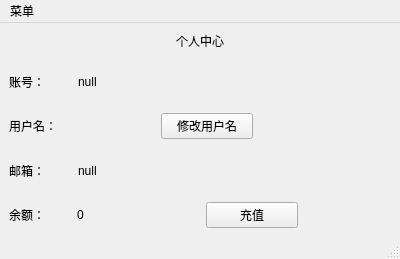
<?xml version="1.0" encoding="UTF-8"?>
<ui version="4.0">
 <class>personcentral</class>
 <widget class="QMainWindow" name="personcentral">
  <property name="geometry">
   <rect>
    <x>0</x>
    <y>0</y>
    <width>400</width>
    <height>259</height>
   </rect>
  </property>
  <property name="windowTitle">
   <string>MainWindow</string>
  </property>
  <widget class="QWidget" name="centralwidget">
   <layout class="QVBoxLayout" name="verticalLayout">
    <item>
     <widget class="QLabel" name="label">
      <property name="sizePolicy">
       <sizepolicy hsizetype="Preferred" vsizetype="Fixed">
        <horstretch>0</horstretch>
        <verstretch>0</verstretch>
       </sizepolicy>
      </property>
      <property name="text">
       <string>个人中心</string>
      </property>
      <property name="alignment">
       <set>Qt::AlignCenter</set>
      </property>
     </widget>
    </item>
    <item>
     <layout class="QHBoxLayout" name="horizontalLayout" stretch="1,2,3">
      <item>
       <widget class="QLabel" name="label_2">
        <property name="text">
         <string>账号：</string>
        </property>
       </widget>
      </item>
      <item>
       <widget class="QLabel" name="label_account">
        <property name="text">
         <string>null</string>
        </property>
       </widget>
      </item>
      <item>
       <spacer name="horizontalSpacer">
        <property name="orientation">
         <enum>Qt::Horizontal</enum>
        </property>
        <property name="sizeHint" stdset="0">
         <size>
          <width>40</width>
          <height>20</height>
         </size>
        </property>
       </spacer>
      </item>
     </layout>
    </item>
    <item>
     <layout class="QHBoxLayout" name="horizontalLayout_2" stretch="1,2,2,3">
      <item>
       <widget class="QLabel" name="label_3">
        <property name="text">
         <string>用户名：</string>
        </property>
       </widget>
      </item>
      <item>
       <widget class="QLabel" name="label_username">
        <property name="text">
         <string/>
        </property>
       </widget>
      </item>
      <item>
       <widget class="QPushButton" name="button_changename">
        <property name="text">
         <string>修改用户名</string>
        </property>
       </widget>
      </item>
      <item>
       <spacer name="horizontalSpacer_2">
        <property name="orientation">
         <enum>Qt::Horizontal</enum>
        </property>
        <property name="sizeHint" stdset="0">
         <size>
          <width>40</width>
          <height>20</height>
         </size>
        </property>
       </spacer>
      </item>
     </layout>
    </item>
    <item>
     <layout class="QHBoxLayout" name="horizontalLayout_3" stretch="1,2,3">
      <item>
       <widget class="QLabel" name="label_4">
        <property name="text">
         <string>邮箱：</string>
        </property>
       </widget>
      </item>
      <item>
       <widget class="QLabel" name="label_email">
        <property name="text">
         <string>null</string>
        </property>
       </widget>
      </item>
      <item>
       <spacer name="horizontalSpacer_3">
        <property name="orientation">
         <enum>Qt::Horizontal</enum>
        </property>
        <property name="sizeHint" stdset="0">
         <size>
          <width>40</width>
          <height>20</height>
         </size>
        </property>
       </spacer>
      </item>
     </layout>
    </item>
    <item>
     <layout class="QHBoxLayout" name="horizontalLayout_4" stretch="2,4,3,3">
      <item>
       <widget class="QLabel" name="label_5">
        <property name="text">
         <string>余额：</string>
        </property>
       </widget>
      </item>
      <item>
       <widget class="QLabel" name="label_balance">
        <property name="text">
         <string>0</string>
        </property>
       </widget>
      </item>
      <item>
       <widget class="QPushButton" name="button_inmoney">
        <property name="text">
         <string>充值</string>
        </property>
       </widget>
      </item>
      <item>
       <spacer name="horizontalSpacer_4">
        <property name="orientation">
         <enum>Qt::Horizontal</enum>
        </property>
        <property name="sizeHint" stdset="0">
         <size>
          <width>40</width>
          <height>20</height>
         </size>
        </property>
       </spacer>
      </item>
     </layout>
    </item>
   </layout>
  </widget>
  <widget class="QMenuBar" name="menubar">
   <property name="geometry">
    <rect>
     <x>0</x>
     <y>0</y>
     <width>400</width>
     <height>17</height>
    </rect>
   </property>
   <widget class="QMenu" name="menu">
    <property name="title">
     <string>菜单</string>
    </property>
    <addaction name="action"/>
    <addaction name="action_3"/>
   </widget>
   <addaction name="menu"/>
  </widget>
  <widget class="QStatusBar" name="statusbar"/>
  <action name="action">
   <property name="text">
    <string>收藏夹</string>
   </property>
  </action>
  <action name="action_2">
   <property name="text">
    <string>好友列表</string>
   </property>
  </action>
  <action name="action_3">
   <property name="text">
    <string>购物车</string>
   </property>
  </action>
 </widget>
 <resources/>
 <connections/>
</ui>
